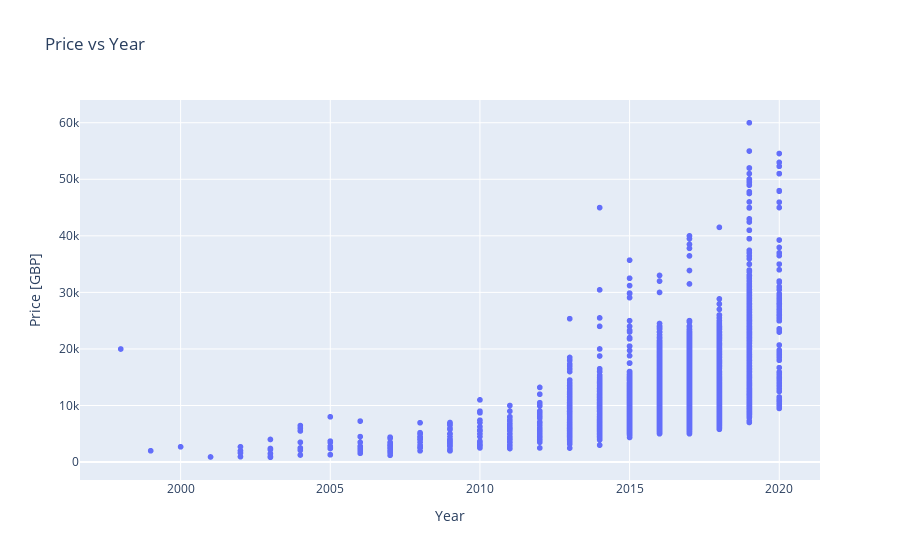

Source (notebook cell):
### Code cell
fig = px.scatter(
    data_frame=df,
    x='year',
    y='price',
    title='Price vs Year'
)

fig.update_layout(xaxis_title='Year', yaxis_title='Price [GBP]')
fig.show()

### Figure 1 — Plotly figure (JSON) as saved in the notebook; plotly's stock layout.template omitted (floating-point values rounded to 4 significant figures; data arrays with more than 128 entries replaced by an {"elided": "..."} marker saying what was removed)
{"data": [{"hovertemplate": "year=%{x}<br>price=%{y}<extra></extra>", "legendgroup": "", "marker": {"color": "#636efa", "symbol": "circle"}, "mode": "markers", "name": "", "showlegend": false, "type": "scattergl", "x": {"elided": "6738 int values"}, "xaxis": "x", "y": {"elided": "6738 int values"}, "yaxis": "y"}], "layout": {"legend": {"tracegroupgap": 0}, "title": {"text": "Price vs Year"}, "xaxis": {"anchor": "y", "domain": [0, 1], "title": {"text": "Year"}}, "yaxis": {"anchor": "x", "domain": [0, 1], "title": {"text": "Price [GBP]"}}}}
